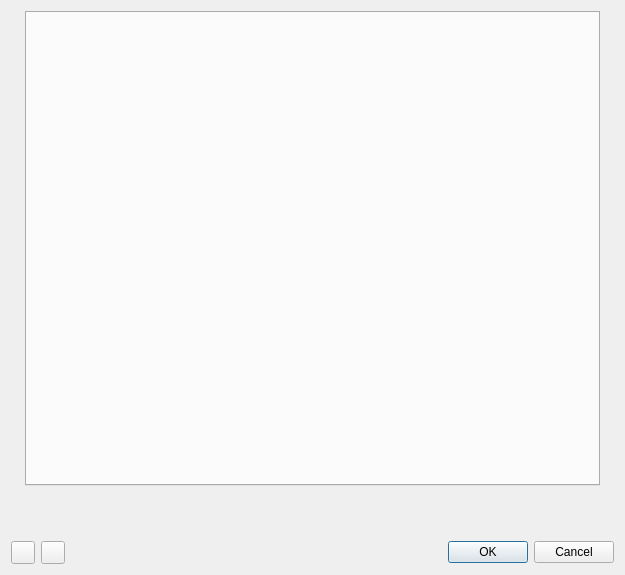
<?xml version="1.0" encoding="UTF-8"?>
<ui version="4.0">
 <class>Dialog</class>
 <widget class="QDialog" name="Dialog">
  <property name="geometry">
   <rect>
    <x>0</x>
    <y>0</y>
    <width>625</width>
    <height>575</height>
   </rect>
  </property>
  <property name="minimumSize">
   <size>
    <width>625</width>
    <height>575</height>
   </size>
  </property>
  <property name="maximumSize">
   <size>
    <width>625</width>
    <height>575</height>
   </size>
  </property>
  <property name="windowTitle">
   <string>IEP - Shell Configurations</string>
  </property>
  <layout class="QVBoxLayout" name="verticalLayout">
   <item>
    <layout class="QHBoxLayout" name="loTabs">
     <item>
      <spacer name="horizontalSpacer_3">
       <property name="orientation">
        <enum>Qt::Horizontal</enum>
       </property>
       <property name="sizeHint" stdset="0">
        <size>
         <width>40</width>
         <height>20</height>
        </size>
       </property>
      </spacer>
     </item>
     <item>
      <widget class="QTabWidget" name="wdtShellConfigs">
       <property name="sizePolicy">
        <sizepolicy hsizetype="Fixed" vsizetype="Fixed">
         <horstretch>0</horstretch>
         <verstretch>0</verstretch>
        </sizepolicy>
       </property>
       <property name="minimumSize">
        <size>
         <width>575</width>
         <height>475</height>
        </size>
       </property>
       <property name="maximumSize">
        <size>
         <width>600</width>
         <height>475</height>
        </size>
       </property>
       <property name="usesScrollButtons">
        <bool>true</bool>
       </property>
       <property name="tabsClosable">
        <bool>false</bool>
       </property>
      </widget>
     </item>
     <item>
      <spacer name="horizontalSpacer_2">
       <property name="orientation">
        <enum>Qt::Horizontal</enum>
       </property>
       <property name="sizeHint" stdset="0">
        <size>
         <width>40</width>
         <height>20</height>
        </size>
       </property>
      </spacer>
     </item>
    </layout>
   </item>
   <item>
    <spacer name="verticalSpacer">
     <property name="orientation">
      <enum>Qt::Vertical</enum>
     </property>
     <property name="sizeHint" stdset="0">
      <size>
       <width>20</width>
       <height>15</height>
      </size>
     </property>
    </spacer>
   </item>
   <item>
    <layout class="QHBoxLayout" name="loButtons">
     <item>
      <widget class="QToolButton" name="btnAdd">
       <property name="text">
        <string/>
       </property>
       <property name="icon">
        <iconset>
         <normaloff>icons/add.png</normaloff>icons/add.png</iconset>
       </property>
      </widget>
     </item>
     <item>
      <widget class="QToolButton" name="btnRemove">
       <property name="text">
        <string/>
       </property>
       <property name="icon">
        <iconset>
         <normaloff>icons/delete.png</normaloff>icons/delete.png</iconset>
       </property>
      </widget>
     </item>
     <item>
      <spacer name="horizontalSpacer">
       <property name="orientation">
        <enum>Qt::Horizontal</enum>
       </property>
       <property name="sizeHint" stdset="0">
        <size>
         <width>178</width>
         <height>20</height>
        </size>
       </property>
      </spacer>
     </item>
     <item>
      <widget class="QDialogButtonBox" name="buttonBox">
       <property name="orientation">
        <enum>Qt::Horizontal</enum>
       </property>
       <property name="standardButtons">
        <set>QDialogButtonBox::Cancel|QDialogButtonBox::Ok</set>
       </property>
      </widget>
     </item>
    </layout>
   </item>
  </layout>
 </widget>
 <resources/>
 <connections>
  <connection>
   <sender>buttonBox</sender>
   <signal>accepted()</signal>
   <receiver>Dialog</receiver>
   <slot>accept()</slot>
   <hints>
    <hint type="sourcelabel">
     <x>248</x>
     <y>254</y>
    </hint>
    <hint type="destinationlabel">
     <x>157</x>
     <y>274</y>
    </hint>
   </hints>
  </connection>
  <connection>
   <sender>buttonBox</sender>
   <signal>rejected()</signal>
   <receiver>Dialog</receiver>
   <slot>reject()</slot>
   <hints>
    <hint type="sourcelabel">
     <x>316</x>
     <y>260</y>
    </hint>
    <hint type="destinationlabel">
     <x>286</x>
     <y>274</y>
    </hint>
   </hints>
  </connection>
 </connections>
</ui>
